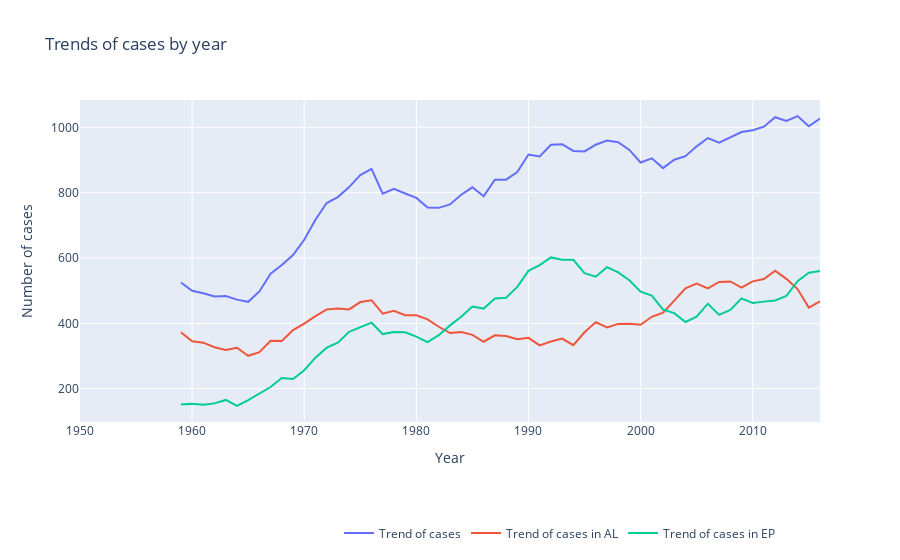

Notebook code for this chart:
### Code cell
# Plot the rolling mean
fig = go.Figure()
fig.add_trace(go.Scatter(x=count['year'], y=count['rolling_mean'], mode='lines', name='Trend of cases'))
fig.add_trace(go.Scatter(x=count_AL['year'], y=count_AL['rolling_mean'], mode='lines', name='Trend of cases in AL'))
fig.add_trace(go.Scatter(x=count_EP['year'], y=count_EP['rolling_mean'], mode='lines', name='Trend of cases in EP'))
fig.update_layout(title='Trends of cases by year', xaxis_title='Year', yaxis_title='Number of cases')
fig.update_xaxes(title_text='Year')
fig.update_yaxes(title_text='Number of cases')
fig.update_layout(legend=dict(x=0.35, y=-0.3, orientation='h'))
fig.show()
